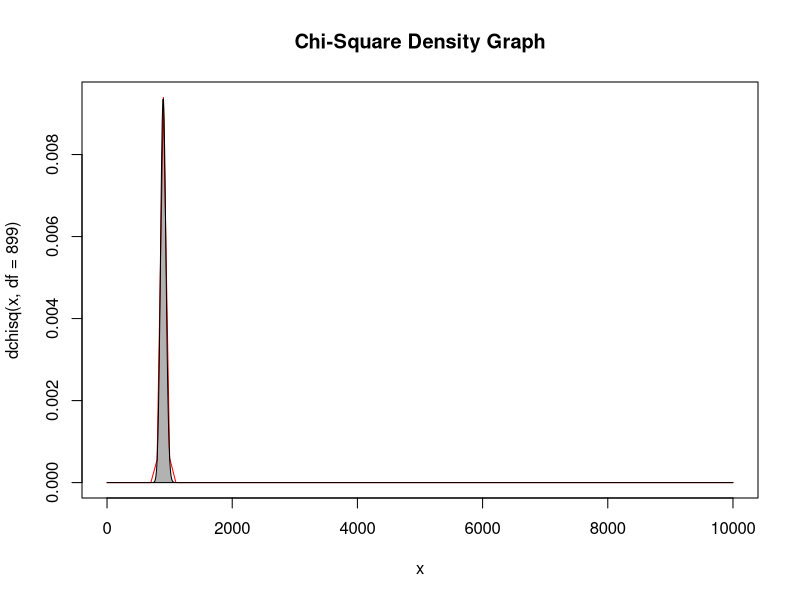

Generate this figure with R:
curve( dchisq(x, df=899), col='red', main = "Chi-Square Density Graph", from=0,to=10000)
xvec <- seq(1,10000,length=1000)
pvec <- dchisq(xvec,df=899)
polygon(c(xvec,rev(xvec)),c(pvec,rep(0,length(pvec))),
        col=adjustcolor("black",alpha=0.3))
